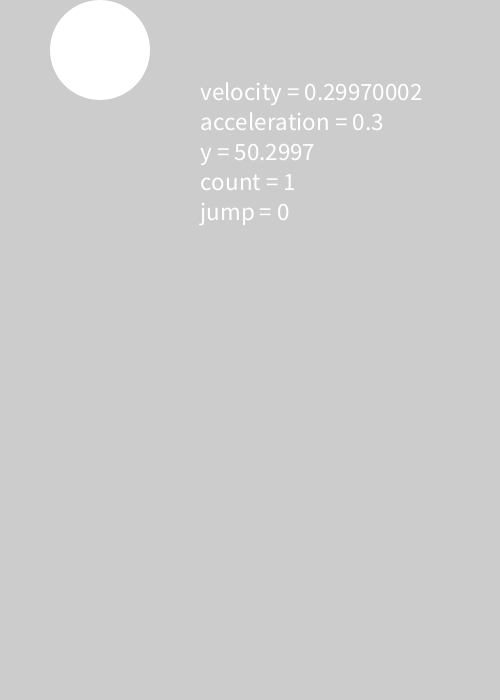
Frame 1 (no input)
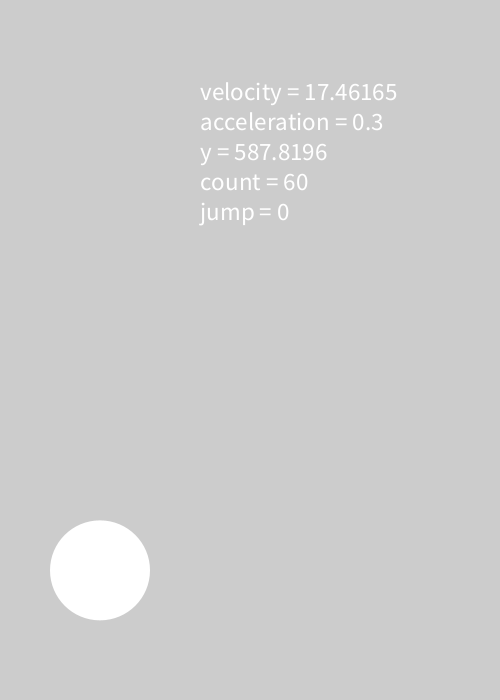
Frame 60 (the mouse pressed at the canvas centre just before this capture)
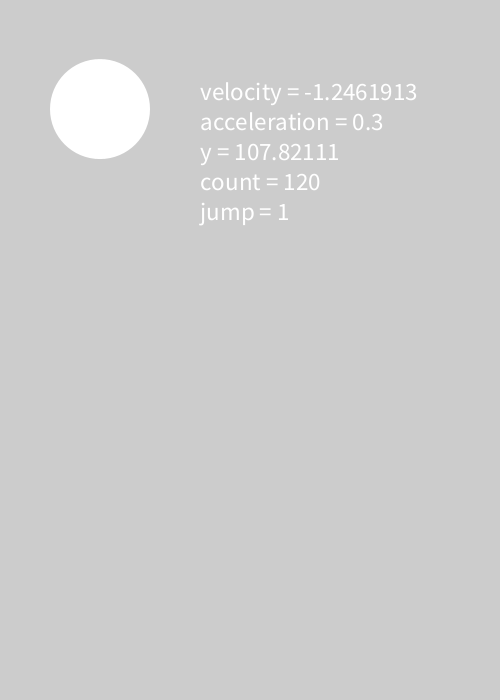
Frame 120 (the mouse held since frame 60 and released just before this capture)

The Processing sketch that drew these frames (run headless with seeded random() and noise(); from frame 60 on, the mouse is pressed at the canvas centre):

// Processing sketch: FreeFall
// ── FreeFall.pde
float x = 100;
float y = 50;
float radius = 50;
float velocity = 0.0;
float acceleration = 0.3;
float friction = 0.999;
int k;
float[] array;
int count;
int jump;

void setup() {
    size(500, 700);
    frameRate(30);
    noStroke();
    ellipseMode(RADIUS);
    array = new float[2];
    k = 0;
    count = 0;
    jump = 0;
}

void draw() {
    count++;
    background(204);
    fill(255);
    ellipse(x, y, radius, radius);
    velocity += acceleration;
    velocity *= friction;
    y += velocity;
    
    if (y > (height - radius)) {
        y = height - radius;
        velocity = -velocity;
        jump++;
    }
    array[k] = y;
    if (array[0] == array[1]) {
       noLoop(); 
    }
    k++;
    k = k % 2;
    textSize(25);
    text("velocity = " + velocity, 200, 100);
    text("acceleration = " + acceleration, 200, 130);
    text("y = " + y, 200, 160);
    text("count = " + count, 200, 190);
    text("jump = " + jump, 200, 220);
}
